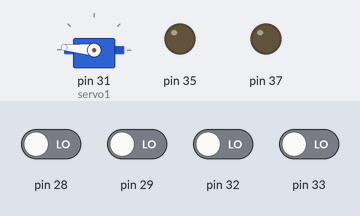
The sketch below on a simulated Arduino Mega 2560, built with avr-gcc and run on an emulated ATmega2560. Shown: servo, output pins drawn as LEDs (lit = HIGH). The test bench sets the inputs (shaded band); at power-on: pin 28, pin 29, pin 32, pin 33 LOW. What the sketch prints to the serial monitor is not drawn.

Above: at 1.2 s.
1.3 s: pin 32 driven HIGH
At 1.6 s:
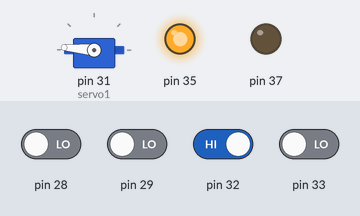
4.3 s: pin 32 driven LOW
At 6.7 s:
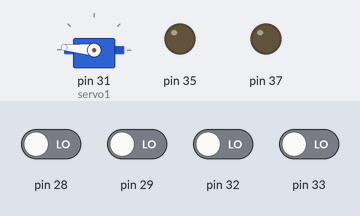
Timing chart, 0 to 8.2 s (numbered marks = the images above; inputs shaded):
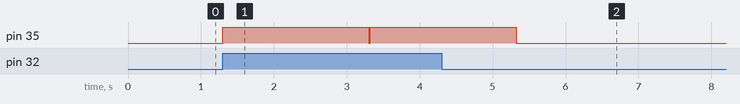

Measured:
- after the input at 1.3 s, pin 35: LOW → HIGH at once, → LOW 2.0 s later, → HIGH 0.02 s later
- after the input at 4.3 s, pin 35: goes on until 5.3 s, then stays LOW

The sketch:

test_platform.ino
```cpp
#include <Servo.h> // подключаем библиотеку для работы с сервоприводом
Servo servo1; // объявляем переменную servo типа "servo1"
void setup() {
  // put your setup code here, to run once:
pinMode(28, INPUT);
pinMode(29, INPUT);
pinMode(30, INPUT);//датчик на шасси
pinMode(32, INPUT);//кнопка
pinMode(33, INPUT);//датчик перед
pinMode(37, OUTPUT);//светодиод
pinMode(35, OUTPUT);//драйвер
pinMode(36, OUTPUT);//драйвер
Serial.begin(9600);
servo1.attach(31);
}

void loop() {
  // put your main code here, to run repeatedly:
Serial.println(digitalRead(32));//удалить
//delay(250);//удалить
digitalWrite(35, LOW);
pinMode(36, LOW);
servo1.write(175);
if (digitalRead(32)==1)
{
  servo1.write(175);
  while (digitalRead(28)!=0)
  {
    servo1.write(175);
digitalWrite(35, HIGH);
pinMode(36, LOW);
delay(50);
  }
 while (digitalRead(29)!=0)
  {
    servo1.write(175);
digitalWrite(36, HIGH);
pinMode(35, LOW);
delay(50);
  }
  servo1.write(175);
 digitalWrite(35, HIGH);
pinMode(36, LOW);
delay(2000);//заменить
digitalWrite(35, LOW);
pinMode(36, LOW);
delay(20);
while ((digitalRead(33)!=0)&&(digitalRead(30)!=0))//датчик
{
  servo1.write(175);
digitalWrite(37, HIGH);
delay(50);
digitalWrite(37, LOW);
delay(50);
}
servo1.write(175);
digitalWrite(37, LOW);
}
}
```
